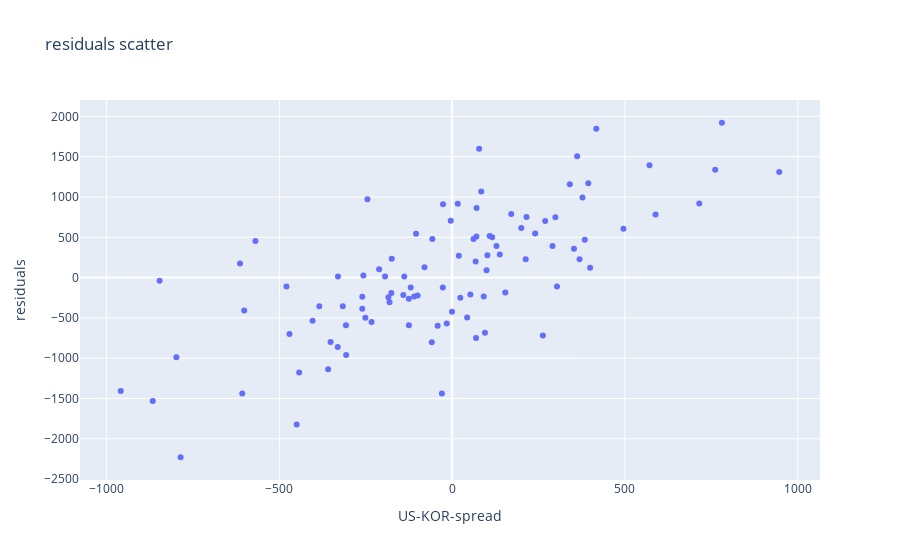
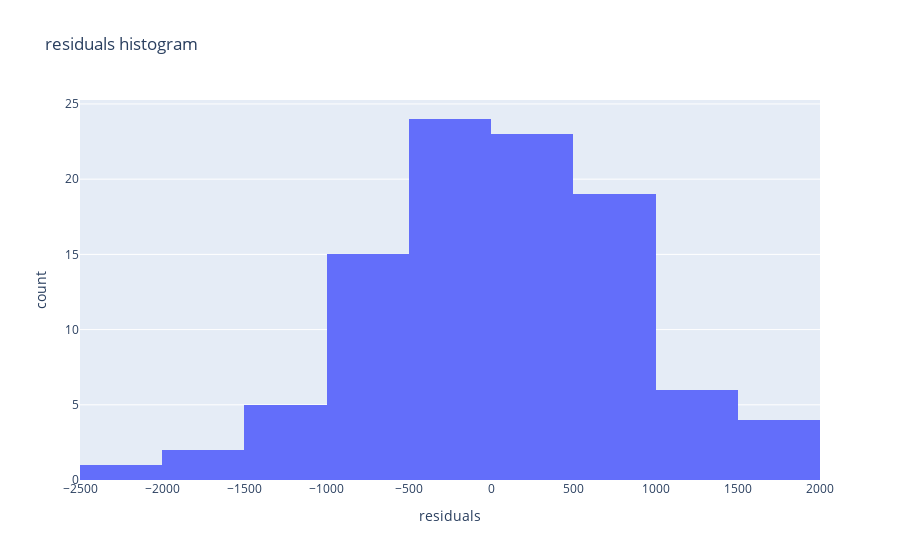

These figures' notebook cell, in order:
### Markdown cell above
We see that intervals are stationary and very large values in prediction intervals as expected given correlation coefficient.

### Code cell
resid_df['residuals'] = resid_df['US-KOR-delta'] - resid_df['delta_pred']

fig = px.scatter(
    resid_df, 
    x=resid_df['US-KOR-spread'], 
    y=resid_df['residuals'],
    title='residuals scatter')
fig.show()

fig = px.histogram(resid_df, x="residuals", title='residuals histogram')
fig.show()

### Figure 1 — Plotly figure (JSON) as saved in the notebook; plotly's stock layout.template omitted (floating-point values rounded to 4 significant figures)
{"data": [{"hovertemplate": "US-KOR-spread=%{x}<br>residuals=%{y}<extra></extra>", "legendgroup": "", "marker": {"color": "#636efa", "symbol": "circle"}, "mode": "markers", "name": "", "orientation": "v", "showlegend": false, "type": "scatter", "x": [-707, -614.0, 361.6, -442.8, -104.5, 761, 262.5, -331.1, 571.0, 94.77, 383.7, -15.81, -120.0, -798.1, -846.7, -569.3, 16.2, -470.8, 780.4, -450, -4.22, -959.1, 77.99, -27.09, -404.0, 340.3, 399.0, 303.2, -0.47, -184.6, 200, -352.0, -57.46, -316.5, -330.5, 170.9, -866.4, -245.3, 70.2, -99.98, 240.0, 368.5, -607.5, -26.5, -175.9, 298.6, 153.7, -233.4, 61.68, 99.43, 946.4, -29.86, 137.7, 352.4, -306.9, -174.8, 269.1, 91.3, 588.5, 69, -110, 128, 715.0, -785.9, 417.0, -359, 393.8, 43.29, -181.3, -194.2, 115.7, 495.5, -58.93, 101.8, -251.2, -257.0, -211.5, 108.5, -307.4, -601.8, 84.01, 212.7, 23.53, -141.4, -80.06, -260.0, 215.1, 52.61, 290.2, -125.3, -384.5, -479.6, 70.49, -125.4, -138.7, 19.12, -260.2, 377, -42.12, 67.84], "xaxis": "x", "y": [null, 174.8, 1506.0, -1179.0, 544.8, 1340.0, -717.3, -860.6, 1395.0, -683.6, 470.4, -568.0, -122.5, -988.1, -38.73, 453.0, 917.6, -699.9, 1922.0, -1821.0, 706.9, -1405.0, 1599.0, -123.9, -533.9, 1157.0, 123.1, -109.9, -423.4, -243.0, 614.5, -797.9, 478.7, -356.1, 13.47, 790.8, -1530.0, 971.3, 510.4, -222.1, 547.3, 228.4, -1437.0, 910.8, -190.8, 750.2, -183.9, -549.2, 479.6, 91.51, 1312.0, -1438.0, 287.2, 358.5, -959.8, 233.9, 704.0, -233.6, 784.4, -748.9, -235.4, 393.5, 919.8, -2229.0, 1849.0, -1136.0, 1170.0, -494.1, -304.2, 15.22, 501.9, 607.4, -801.6, 277.0, -497.8, 25.8, 103.3, 517.1, -592.6, -409.3, 1069.0, 228.7, -250.7, -214.2, 127.1, -236.8, 751.1, -210.5, 392.9, -592.0, -356.4, -108.8, 864.2, -260.8, 14.45, 272.6, -386.7, 995.5, -597.5, 200.4], "yaxis": "y"}], "layout": {"autosize": true, "legend": {"tracegroupgap": 0}, "title": {"text": "residuals scatter"}, "xaxis": {"anchor": "y", "autorange": true, "domain": [0, 1], "range": [-1073.0, 1060.0], "title": {"text": "US-KOR-spread"}, "type": "linear"}, "yaxis": {"anchor": "x", "autorange": true, "domain": [0, 1], "range": [-2571.0, 2264.0], "title": {"text": "residuals"}, "type": "linear"}}}

### Figure 2 — Plotly figure (JSON) as saved in the notebook; plotly's stock layout.template omitted (floating-point values rounded to 4 significant figures)
{"data": [{"alignmentgroup": "True", "bingroup": "x", "hovertemplate": "residuals=%{x}<br>count=%{y}<extra></extra>", "legendgroup": "", "marker": {"color": "#636efa", "pattern": {"shape": ""}}, "name": "", "offsetgroup": "", "orientation": "v", "showlegend": false, "type": "histogram", "x": [null, 174.8, 1506.0, -1179.0, 544.8, 1340.0, -717.3, -860.6, 1395.0, -683.6, 470.4, -568.0, -122.5, -988.1, -38.73, 453.0, 917.6, -699.9, 1922.0, -1821.0, 706.9, -1405.0, 1599.0, -123.9, -533.9, 1157.0, 123.1, -109.9, -423.4, -243.0, 614.5, -797.9, 478.7, -356.1, 13.47, 790.8, -1530.0, 971.3, 510.4, -222.1, 547.3, 228.4, -1437.0, 910.8, -190.8, 750.2, -183.9, -549.2, 479.6, 91.51, 1312.0, -1438.0, 287.2, 358.5, -959.8, 233.9, 704.0, -233.6, 784.4, -748.9, -235.4, 393.5, 919.8, -2229.0, 1849.0, -1136.0, 1170.0, -494.1, -304.2, 15.22, 501.9, 607.4, -801.6, 277.0, -497.8, 25.8, 103.3, 517.1, -592.6, -409.3, 1069.0, 228.7, -250.7, -214.2, 127.1, -236.8, 751.1, -210.5, 392.9, -592.0, -356.4, -108.8, 864.2, -260.8, 14.45, 272.6, -386.7, 995.5, -597.5, 200.4], "xaxis": "x", "yaxis": "y"}], "layout": {"autosize": true, "barmode": "relative", "legend": {"tracegroupgap": 0}, "title": {"text": "residuals histogram"}, "xaxis": {"anchor": "y", "autorange": true, "domain": [0, 1], "range": [-2500, 2000], "title": {"text": "residuals"}, "type": "linear"}, "yaxis": {"anchor": "x", "autorange": true, "domain": [0, 1], "range": [0, 25.26], "title": {"text": "count"}}}}
